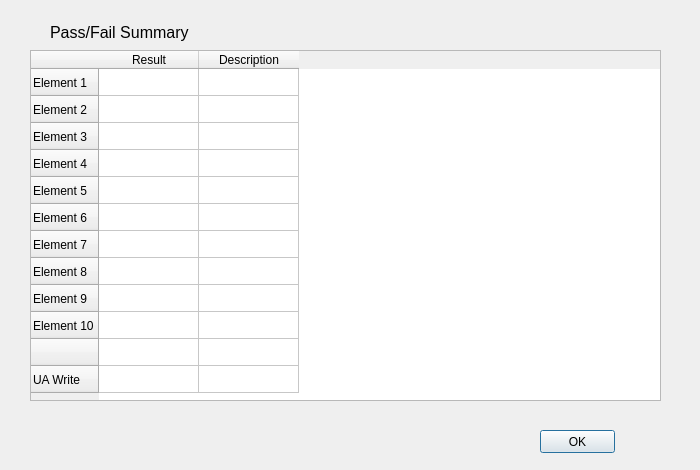
<?xml version="1.0" encoding="UTF-8"?>
<ui version="4.0">
    <class>Dialog</class>
    <widget class="QDialog" name="Dialog">
        <property name="geometry">
            <rect>
                <x>0</x>
                <y>0</y>
                <width>700</width>
                <height>470</height>
            </rect>
        </property>
        <property name="minimumSize">
            <size>
                <width>700</width>
                <height>470</height>
            </size>
        </property>
        <property name="maximumSize">
            <size>
                <width>700</width>
                <height>470</height>
            </size>
        </property>
        <property name="windowTitle">
            <string>Dialog</string>
        </property>
        <widget class="QTableWidget" name="tableWidget">
            <property name="geometry">
                <rect>
                    <x>30</x>
                    <y>50</y>
                    <width>631</width>
                    <height>351</height>
                </rect>
            </property>
            <attribute name="verticalHeaderDefaultSectionSize">
                <number>27</number>
            </attribute>
            <attribute name="verticalHeaderMinimumSectionSize">
                <number>22</number>
            </attribute>
            <attribute name="verticalHeaderStretchLastSection">
                <bool>false</bool>
            </attribute>
            <row>
                <property name="text">
                    <string>Element 1</string>
                </property>
            </row>
            <row>
                <property name="text">
                    <string>Element 2</string>
                </property>
            </row>
            <row>
                <property name="text">
                    <string>Element 3</string>
                </property>
            </row>
            <row>
                <property name="text">
                    <string>Element 4</string>
                </property>
            </row>
            <row>
                <property name="text">
                    <string>Element 5</string>
                </property>
            </row>
            <row>
                <property name="text">
                    <string>Element 6</string>
                </property>
            </row>
            <row>
                <property name="text">
                    <string>Element 7</string>
                </property>
            </row>
            <row>
                <property name="text">
                    <string>Element 8</string>
                </property>
            </row>
            <row>
                <property name="text">
                    <string>Element 9</string>
                </property>
            </row>
            <row>
                <property name="text">
                    <string>Element 10</string>
                </property>
            </row>
            <row>
                <property name="text">
                    <string/>
                </property>
            </row>
            <row>
                <property name="text">
                    <string>UA Write</string>
                </property>
            </row>
            <column>
                <property name="text">
                    <string>Result</string>
                </property>
            </column>
            <column>
                <property name="text">
                    <string>Description</string>
                </property>
            </column>
        </widget>
        <widget class="QLabel" name="label">
            <property name="geometry">
                <rect>
                    <x>50</x>
                    <y>22</y>
                    <width>181</width>
                    <height>21</height>
                </rect>
            </property>
            <property name="font">
                <font>
                    <pointsize>12</pointsize>
                </font>
            </property>
            <property name="text">
                <string>Pass/Fail Summary</string>
            </property>
        </widget>
        <widget class="QPushButton" name="ok_button">
            <property name="geometry">
                <rect>
                    <x>540</x>
                    <y>430</y>
                    <width>75</width>
                    <height>23</height>
                </rect>
            </property>
            <property name="text">
                <string>OK</string>
            </property>
        </widget>
    </widget>
    <resources/>
    <connections/>
</ui>
